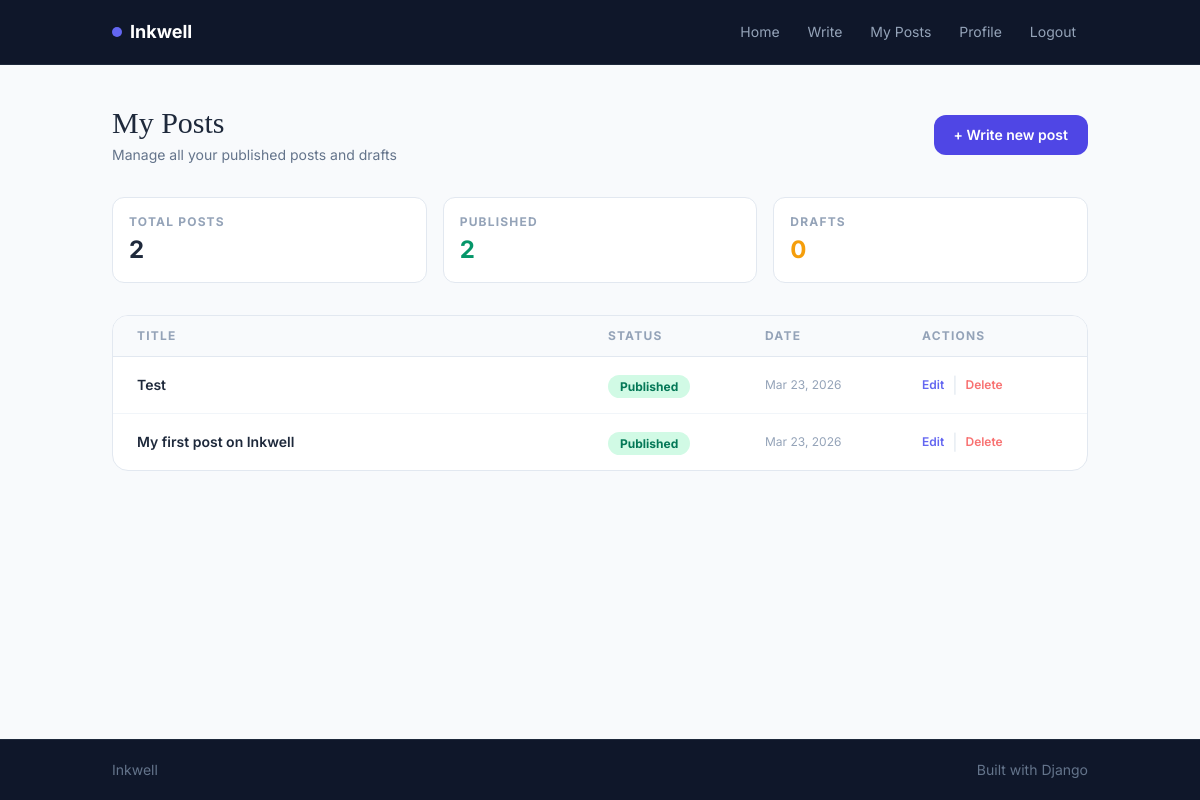
/my-posts/ (signed in), run on an earlier commit of the app's database.
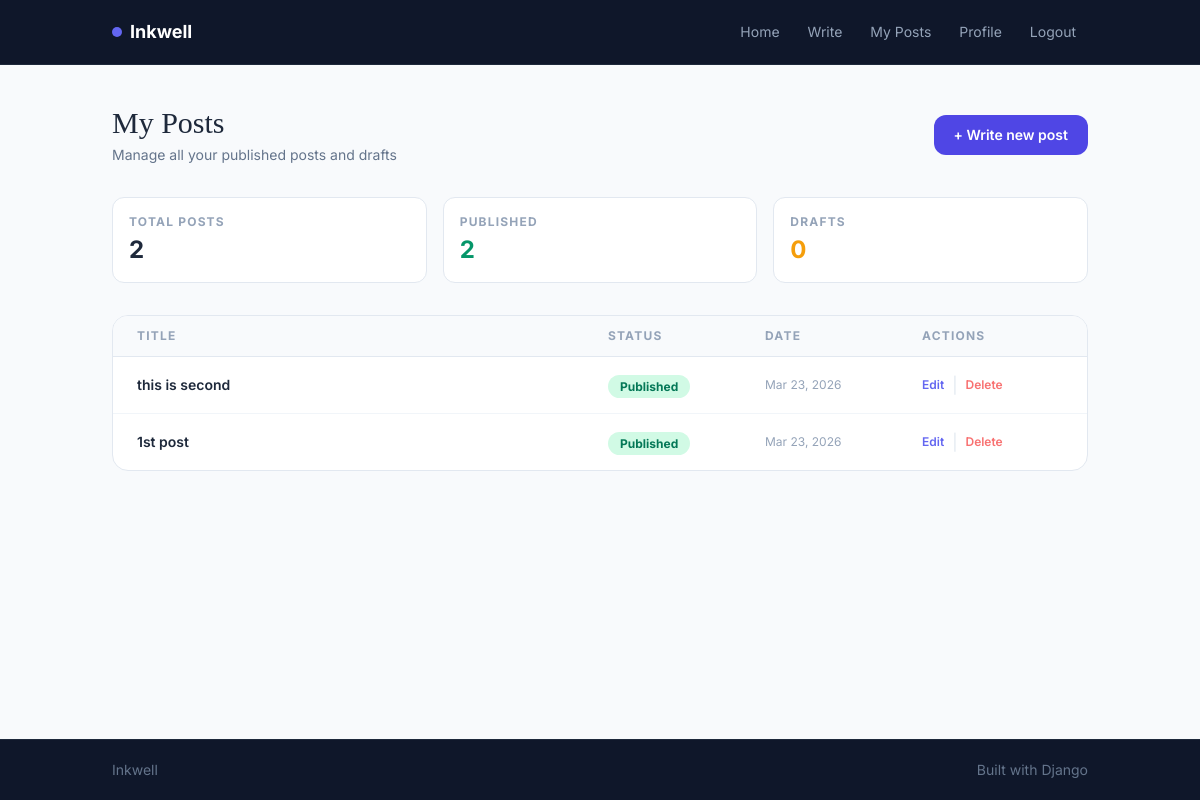
And on a later commit of the database.
### blog/models.py (models this page shows, shortened)
class Post(models.Model):
    STATUS_CHOICES = [
        ('draft', 'Draft'),
        ('published', 'Published'),
    ]
    title = models.CharField(max_length=200)
    slug = models.SlugField(max_length=200, unique=True)
    body = models.TextField()
    author = models.ForeignKey(User, on_delete=models.CASCADE, related_name='posts')
    tags = models.ManyToManyField(Tag, blank=True)
    thumbnail = models.ImageField(upload_to='thumbnails/', blank=True, null=True)
    status = models.CharField(max_length=10, choices=STATUS_CHOICES, default='draft')
    created_at = models.DateTimeField(auto_now_add=True)
    updated_at = models.DateTimeField(auto_now=True)
    class Meta:
        ordering = ['-created_at']

### blog/views.py (the view)
# urls.py: path('my-posts/', views.my_posts, name='my_posts'),
@login_required(login_url='login')
def my_posts(request):
    posts = Post.objects.filter(author=request.user)
    total = posts.count()
    published = posts.filter(status='published').count()
    drafts = posts.filter(status='draft').count()
    return render(request, 'blog/my_posts.html', {
        'posts': posts,
        'total': total,
        'published': published,
        'drafts': drafts,
    })

### blog/templates/blog/my_posts.html (shortened to what this page needs)
{% extends 'blog/base.html' %}
{% block content %}
<div class="max-w-5xl mx-auto px-6 py-10">
    <div class="flex items-center justify-between mb-8">
        <div>
            <h1 class="text-3xl text-slate-800 mb-1">My Posts</h1>
            <p class="text-slate-500 text-sm">Manage all your published posts and drafts</p>
        </div>
        <a href="{% url 'post_create' %}"
           class="bg-indigo-600 hover:bg-indigo-700 active:scale-95 text-white px-5 py-2.5 rounded-xl text-sm font-semibold transition-all">
            + Write new post
        </a>
    </div>
    <div class="grid grid-cols-3 gap-4 mb-8">
        <div class="bg-white border border-slate-200 rounded-xl p-4">
            <p class="text-xs font-bold text-slate-400 uppercase tracking-widest mb-1">Total Posts</p>
            <p class="text-2xl font-bold text-slate-800">{{ total }}</p>
        </div>
        <div class="bg-white border border-slate-200 rounded-xl p-4">
            <p class="text-xs font-bold text-slate-400 uppercase tracking-widest mb-1">Published</p>
            <p class="text-2xl font-bold text-emerald-600">{{ published }}</p>
        </div>
        <div class="bg-white border border-slate-200 rounded-xl p-4">
            <p class="text-xs font-bold text-slate-400 uppercase tracking-widest mb-1">Drafts</p>
            <p class="text-2xl font-bold text-amber-500">{{ drafts }}</p>
        </div>
    </div>
    {% if posts %}
    <div class="bg-white border border-slate-200 rounded-2xl overflow-hidden">
        <div class="grid grid-cols-12 gap-4 px-6 py-3 bg-slate-50 border-b border-slate-200">
            <p class="col-span-6 text-xs font-bold text-slate-400 uppercase tracking-widest">Title</p>
            <p class="col-span-2 text-xs font-bold text-slate-400 uppercase tracking-widest">Status</p>
            <p class="col-span-2 text-xs font-bold text-slate-400 uppercase tracking-widest">Date</p>
            <p class="col-span-2 text-xs font-bold text-slate-400 uppercase tracking-widest">Actions</p>
        </div>
        {% for post in posts %}
        <div class="grid grid-cols-12 gap-4 px-6 py-4 border-b border-slate-100 hover:bg-slate-50 transition-all items-center last:border-b-0">
            <div class="col-span-6">
                <p class="text-sm font-semibold text-slate-800 leading-snug">
                    {{ post.title }}
                </p>
            </div>
            <div class="col-span-2">
                {% if post.status == 'published' %}
                <span class="bg-emerald-100 text-emerald-700 text-xs font-bold px-3 py-1 rounded-full">
                    Published
                </span>
                {% else %}
                <span class="bg-amber-100 text-amber-700 text-xs font-bold px-3 py-1 rounded-full">
                    Draft
                </span>
                {% endif %}
            </div>
            <div class="col-span-2">
                <p class="text-xs text-slate-400">{{ post.created_at|date:"M d, Y" }}</p>
            </div>
            <div class="col-span-2 flex items-center gap-2">
                <a href="{% url 'post_edit' post.slug %}"
                   class="text-xs text-indigo-500 hover:text-indigo-700 font-semibold transition-all">
                    Edit
                </a>
                <span class="text-slate-200">|</span>
                <a href="{% url 'post_delete' post.slug %}"
                   class="text-xs text-red-400 hover:text-red-600 font-semibold transition-all">
                    Delete
                </a>
            </div>
        </div>
        {% endfor %}
    </div>
    {% endif %}
</div>
{% endblock %}

What changed in the data, as far as the page shows it:
changed Post: title "Test" → "this is second"
changed Post: title "My first post on Inkwell" → "1st post"
